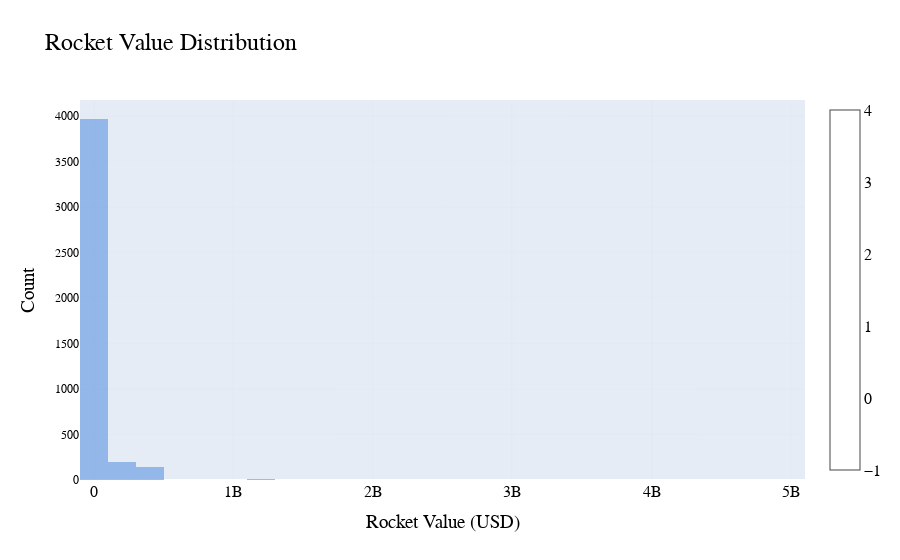

Notebook cell for this chart:
### Code cell
import plotly.graph_objects as go

# Set the color scheme for the histogram
colorscale = [[0, '#FFFFFF'], [0.5, '#72A1E5'], [1, '#153E75']]

# Create the histogram figure
fig = go.Figure(go.Histogram(
    x=df['Rocket'],
    nbinsx=50,
    marker=dict(color='#72A1E5'),
    opacity=0.7,
    hovertemplate='Count: %{y}',
    name='Rocket Value'
))

# Update layout and add title
fig.update_layout(
    title=dict(
        text='Rocket Value Distribution',
        font=dict(size=24)
    ),
    xaxis=dict(
        title='Rocket Value (USD)',
        showgrid=True,
        gridcolor='lightgray',
        gridwidth=0.1
    ),
    yaxis=dict(
        title='Count',
        showgrid=True,
        gridcolor='lightgray',
        gridwidth=0.1,
        tickfont=dict(size=12),
        automargin=True
    ),
    font=dict(
        family='Arial',
        size=16,
        color='black'
    )
)

# Add color scale to the histogram
fig.data[0].update(
    {'marker': {'colorscale': colorscale, 'showscale': True}}
)

# Show the plot
fig.show()

### Figure 1 — Plotly figure (JSON) as saved in the notebook; plotly's stock layout.template omitted (floating-point values rounded to 4 significant figures; data arrays with more than 128 entries replaced by an {"elided": "..."} marker saying what was removed)
{"data": [{"hovertemplate": "Count: %{y}", "marker": {"color": "#72A1E5", "colorscale": [[0, "#FFFFFF"], [0.5, "#72A1E5"], [1, "#153E75"]], "showscale": true}, "name": "Rocket Value", "nbinsx": 50, "opacity": 0.7, "type": "histogram", "x": {"elided": "4324 float values"}}], "layout": {"font": {"color": "black", "family": "Arial", "size": 16}, "title": {"font": {"size": 24}, "text": "Rocket Value Distribution"}, "xaxis": {"gridcolor": "lightgray", "gridwidth": 0.1, "showgrid": true, "title": {"text": "Rocket Value (USD)"}}, "yaxis": {"automargin": true, "gridcolor": "lightgray", "gridwidth": 0.1, "showgrid": true, "tickfont": {"size": 12}, "title": {"text": "Count"}}}}
